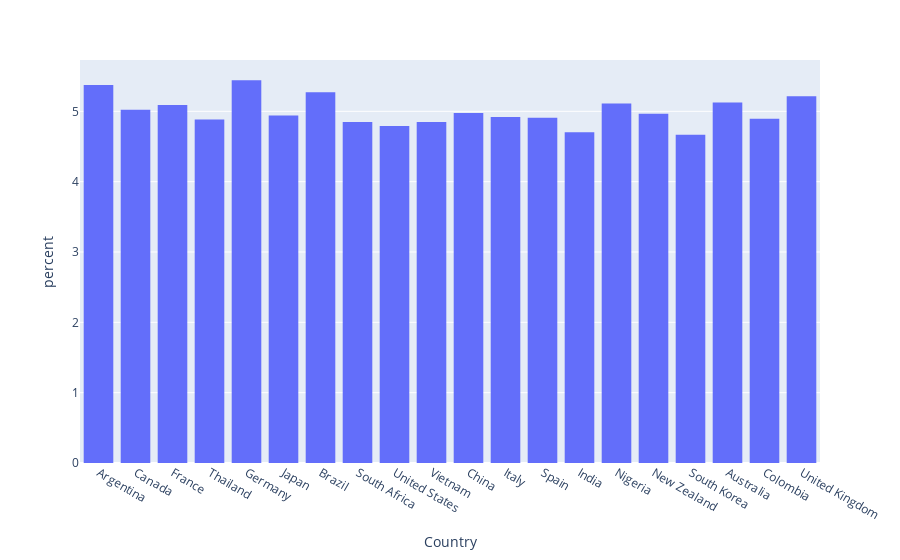

Here is the notebook cell this chart was saved with:
### Code cell
fig = px.histogram(df,x='Country',histnorm='percent')
fig.show()

### Figure 1 — Plotly figure (JSON) as saved in the notebook; plotly's stock layout.template omitted (floating-point values rounded to 4 significant figures; data arrays with more than 128 entries replaced by an {"elided": "..."} marker saying what was removed)
{"data": [{"alignmentgroup": "True", "bingroup": "x", "histnorm": "percent", "hovertemplate": "Country=%{x}<br>percent=%{y}<extra></extra>", "legendgroup": "", "marker": {"color": "#636efa", "pattern": {"shape": ""}}, "name": "", "offsetgroup": "", "orientation": "v", "showlegend": false, "type": "histogram", "x": {"elided": "8763 str values"}, "xaxis": "x", "yaxis": "y"}], "layout": {"barmode": "relative", "legend": {"tracegroupgap": 0}, "margin": {"t": 60}, "xaxis": {"anchor": "y", "domain": [0, 1], "title": {"text": "Country"}}, "yaxis": {"anchor": "x", "domain": [0, 1], "title": {"text": "percent"}}}}
